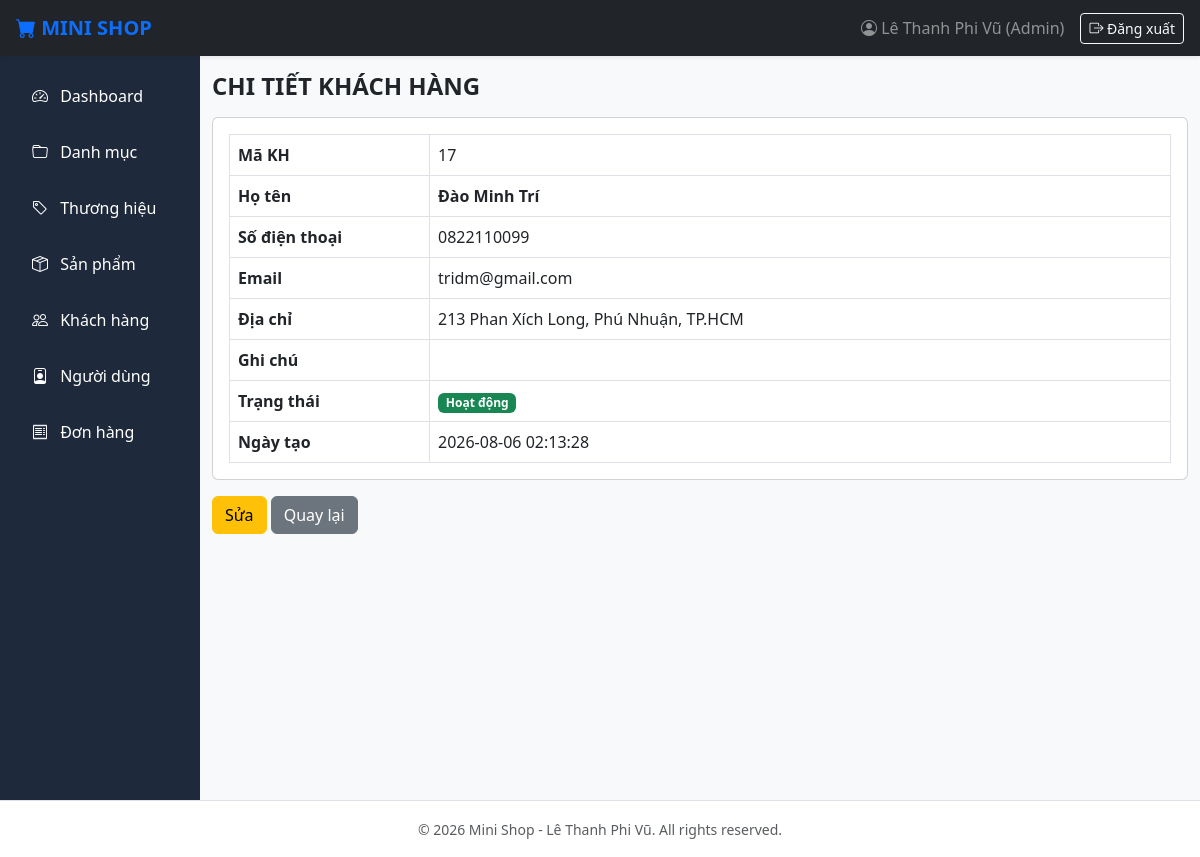
Page /views/admin/customers/detail.php?id=17 on the committed database.
### tables this page shows
CREATE TABLE `customers` (
  `id` INT AUTO_INCREMENT PRIMARY KEY,
  `fullname` VARCHAR(100) NOT NULL,
  `phone` VARCHAR(20) NOT NULL,
  `email` VARCHAR(100) DEFAULT NULL,
  `address` VARCHAR(255) DEFAULT NULL,
  `note` TEXT DEFAULT NULL,
  `status` TINYINT DEFAULT 1,
  `created_at` DATETIME DEFAULT CURRENT_TIMESTAMP,
  `updated_at` DATETIME DEFAULT CURRENT_TIMESTAMP ON UPDATE CURRENT_TIMESTAMP
);

### config/Database.php (called while the page is built, shortened)
<?php
class Database
{
    protected string $host = "localhost";
    protected string $database = "lethanhphivu_database";
    protected string $username = "root";
    protected string $password = "";
    protected function connect(): void
    {
        $this->conn = new mysqli($this->host, $this->username, $this->password, $this->database);
    }
}

### dao/CustomerDAO.php (called while the page is built, shortened)
<?php
require_once __DIR__ . "/BaseDAO.php";
require_once __DIR__ . "/../models/Customer.php";
class CustomerDAO extends BaseDAO
{
    private function mapRow(array $row): Customer
    {
        $c = new Customer(
            $row["fullname"],
            $row["phone"],
            $row["email"],
            $row["address"],
            $row["note"],
            (int)$row["status"]
        );
        $c->id = (int)$row["id"];
        $c->createdAt = $row["created_at"] ?? '';
        $c->updatedAt = $row["updated_at"] ?? '';
        return $c;
    }
    public function findById(int $id): ?Customer
    {
        try {
            $sql = "SELECT id, fullname, phone, email, address, note, status, created_at, updated_at FROM customers WHERE id = ?";
            $stmt = $this->prepare($sql);
            $stmt->bind_param("i", $id);
            $stmt->execute();
            $result = $stmt->get_result();
            if ($row = $result->fetch_assoc()) {
                return $this->mapRow($row);
            }
        } catch (Exception $e) {
            throw $e;
        }
        return null;
    }
}

### dao/BaseDAO.php (called while the page is built, shortened)
<?php
require_once __DIR__ . "/../config/Database.php";
class BaseDAO extends Database
{
    protected function prepare(string $sql): mysqli_stmt|false
    {
        return $this->conn->prepare($sql);
    }
}

### models/Customer.php (called while the page is built, shortened)
<?php
class Customer
{
    public function __construct(
        string $fullname = "",
        string $phone = "",
        ?string $email = null,
        ?string $address = null,
        ?string $note = null,
        int $status = 1
    ) {
        $this->fullname = $fullname;
        $this->phone = $phone;
        $this->email = $email;
        $this->address = $address;
        $this->status = $status;
    }
}

### views/admin/customers/detail.php (the view, shortened to what this page needs)
<?php
require_once __DIR__ . "/../../../dao/CustomerDAO.php";
$dao = new CustomerDAO();
$id = (int)($_GET['id'] ?? 0);
$cust = $dao->findById($id);
?>
<h4 class="fw-bold mb-3">CHI TIẾT KHÁCH HÀNG</h4>
<div class="card card-body">
    <table class="table table-bordered mb-0">
        <tr><th width="200">Mã KH</th><td><?= $cust->id ?></td></tr>
        <tr><th>Họ tên</th><td class="fw-bold"><?= htmlspecialchars($cust->fullname) ?></td></tr>
        <tr><th>Số điện thoại</th><td><?= htmlspecialchars($cust->phone) ?></td></tr>
        <tr><th>Email</th><td><?= htmlspecialchars($cust->email ?? '') ?></td></tr>
        <tr><th>Địa chỉ</th><td><?= htmlspecialchars($cust->address ?? '') ?></td></tr>
        <tr><th>Ghi chú</th><td><?= htmlspecialchars($cust->note ?? '') ?></td></tr>
        <tr><th>Trạng thái</th><td><span class="badge bg-<?= $cust->status ? 'success' : 'secondary' ?>"><?= $cust->status ? 'Hoạt động' : 'Khóa' ?></span></td></tr>
        <tr><th>Ngày tạo</th><td><?= $cust->createdAt ?></td></tr>
    </table>
</div>
<div class="mt-3"><a href="edit.php?id=<?= $cust->id ?>" class="btn btn-warning">Sửa</a> <a href="index.php" class="btn btn-secondary">Quay lại</a></div>
<?php $content = ob_get_clean(); include __DIR__ . "/../layouts/master.php"; ?>

### views/admin/layouts/header.php (style rules this page uses)
body { font-family: system-ui, -apple-system, sans-serif; background-color: #f8f9fa; }

### rows in the picture
customers: id "17", fullname "Đào Minh Trí", phone "0822110099", email "tridm@gmail.com", address "213 Phan Xích Long, Phú Nhuận, TP.HCM", created_at "2026-08-06 02:13:28"
